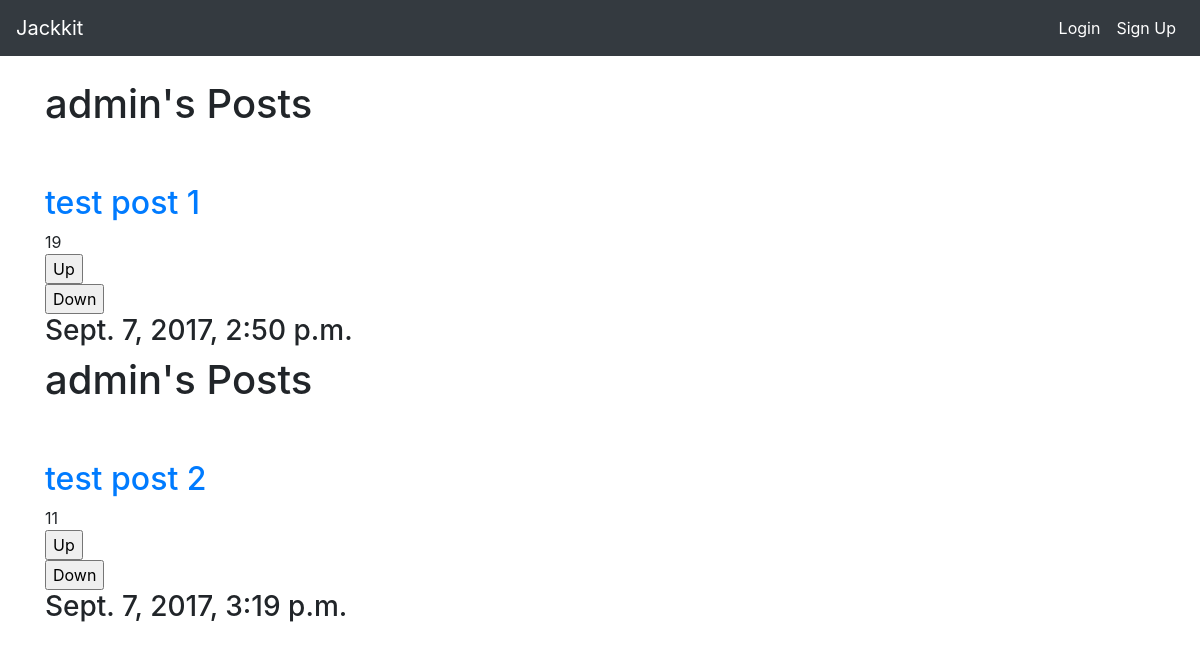
The app's page /posts/user/1 with its own data.
### posts/models.py (models this page shows)
class Post(models.Model):
    title = models.CharField(max_length=200)
    url = models.TextField()
    pub_date = models.DateTimeField()
    author = models.ForeignKey(User)
    votes_total = models.IntegerField(default=1)

### posts/views.py (the view)
# urls.py: url(r'^user/(?P<pk>[0-9])', views.userposts, name='userposts'),
def userposts(request, pk):
    posts = Post.objects.filter(author__id=pk)
    return render(request, 'posts/userposts.html', {'posts':posts})

### posts/templates/posts/userposts.html (shortened to what this page needs)
<!DOCTYPE html>
{% extends 'base.html' %}
{% block content %}
<br>
{% for post in posts.all %}
<h1>{{ post.author.username }}'s Posts</h1>
<br>
<br>
<h2><a href="{{ post.url }}">{{ post.title }}</a></h2>
<a>{{ post.votes_total }}</a>
<form method="POST" action="{% url 'posts:upvote' post.id %}">
  <input type="submit" value="Up">
</form>
<form method="POST" action="{% url 'posts:downvote' post.id %}">
  <input type="submit" value="Down">
</form>
<h3>{{post.pub_date}}</h3>
{% endfor %}
{% endblock %}

### records on screen
Post: author.username "admin", title "test post 1", votes_total "19", pub_date "Sept. 7, 2017, 2:50 p.m."
Post: author.username "admin", title "test post 2", votes_total "11", pub_date "Sept. 7, 2017, 3:19 p.m."
